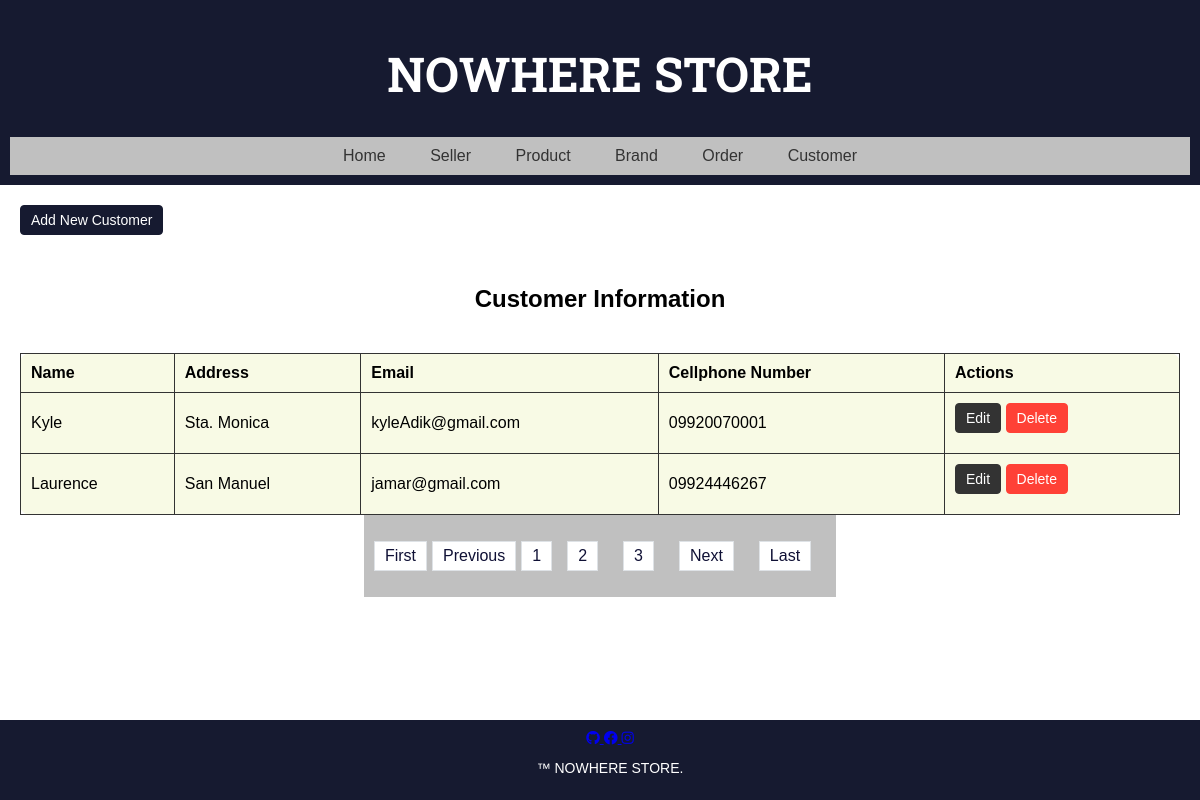
Page /customer on the committed database.
### store/models.py (models this page shows)
class BaseModel(models.Model):
    created_at = models.DateTimeField(auto_now_add=True, db_index=True)
    updated_at = models.DateTimeField(auto_now=True)
    class Meta:
        abstract = True

class Customer(BaseModel):
    name = models.CharField(max_length=30, null=True, blank=True)
    address = models.CharField(max_length=50, null=True, blank=True)
    email = models.EmailField(max_length=100, null=True, blank=True)
    cellphone_number = models.CharField(max_length=11,null=True, blank=True)

### store/views.py (the view)
# urls.py: path('customer', views.CustomerList.as_view(), name='customer'),
class CustomerList(ListView):
    model = Customer
    context_object_name = 'customers'
    template_name = 'customer.html'
    paginate_by = 2

### store/templates/customer.html (shortened to what this page needs)
{% extends 'base.html' %}
{% block navbar %}
    <nav>
        <a href="{% url 'MAIN' %}">Home</a>
        <a href="{% url 'Seller' %}">Seller</a>
        <a href="{% url 'product' %}">Product</a>
        <a href="{% url 'brand' %}">Brand</a>
        <a href="{% url 'order' %}">Order</a>
        <a href="{% url 'customer' %}" id="active">Customer</a>
    </nav>
{% endblock %}
{% block content %}
    <a href="{% url 'customer-add' %}" class="btn btn-outline-primary">Add New Customer</a><br>
    <section>
        <h2>Customer Information</h2>
        <table>
            <thead>
                <tr>
                    <th>Name</th>
                    <th>Address</th>
                    <th>Email</th>
                    <th>Cellphone Number</th>
                    <th>Actions</th>
                </tr>
            </thead>
            <tbody>
                {% for customer in customers %}
                    <tr>
                        <td>{{ customer.name }}</td>
                        <td>{{ customer.address }}</td>
                        <td>{{ customer.email }}</td>
                        <td>{{ customer.cellphone_number }}</td>
                        <td>
                            <a href="{% url 'customer-edit' customer.id %}" class="btn btn-outline-secondary">Edit</a>
                            <a href="{% url 'customer-del' customer.id %}" class="btn btn-outline-danger">Delete</a>
                        </td>
                    </tr>
                {% endfor %}
            </tbody>
        </table>
        {% include 'includes/pagination.html' %}
    </section>
{% endblock %}

### store/static/css/styles.css (style rules this page uses)
body { font-family: 'Arial', sans-serif; margin: 0; padding: 0; background-image: url('./../images/bg.jpg'); background-size: cover; background-position: center; background-attachment: fixed; }
nav { background-color: #C0C0C0; padding: 10px; }
nav a { text-decoration: none; color: #333; padding: 10px; margin: 0 10px; }
section { background-color: rgba(255, 255, 255, 0.8); border-radius: 10px; margin-top: 20px; overflow: hidden; text-align: center; display: flex; flex-wrap: wrap; justify-content: center; align-items: center; }
table { width: 100%; border-collapse: collapse; background-color: #F8FAE5; border-radius: 10px; margin-top: 20px; }
th, td { border: 1px solid #333; padding: 10px; text-align: left; }
.btn { display: inline-block; padding: 6px 10px; margin-bottom: 10px; text-decoration: none; border-radius: 4px; font-size: 14px; }
.btn-outline-primary { color: #fff; background-color: #161A30; border: 1px solid #161A30; }
.btn-outline-secondary { color: #fff; background-color: #333; border: 1px solid #333; }
.btn-outline-danger { color: #fff; background-color: #FF4136; border: 1px solid #FF4136; }

### rows in the picture
Customer: name "Kyle", address "Sta. Monica", email "kyleAdik@gmail.com", cellphone_number "09920070001"
Customer: name "Laurence", address "San Manuel", email "jamar@gmail.com", cellphone_number "09924446267"

### other values in the picture
{{ page_num }} "1"
{{ page_num }} "2" "3"
